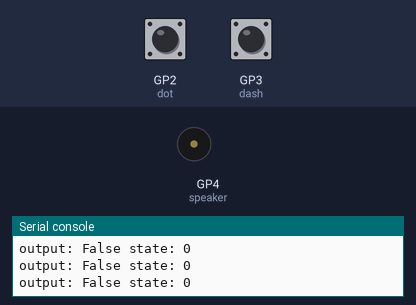
A program run on a simulated Raspberry Pi Pico running MicroPython. Parts: buzzer (waves = sounding), the last lines printed to the serial console. Inputs (shaded band) come from the test bench; at power-on: GP2 (dot) HIGH, GP3 (dash) HIGH.

Above: at 1.2 s.
1.3 s: GP2 (dot) pulled LOW for 0.15 s
At 1.59 s:
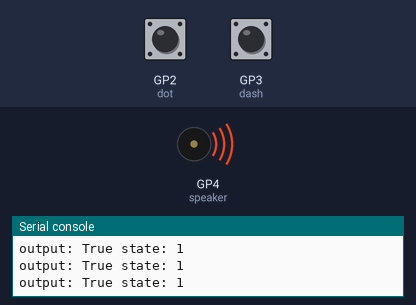
3.1 s: GP3 (dash) pulled LOW for 1 s
At 5.6 s:
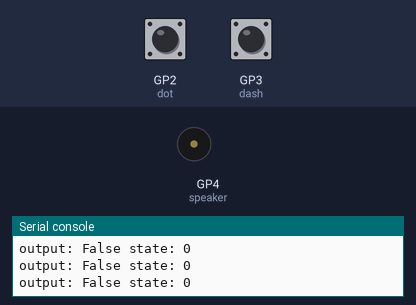
6.1 s: GP3 (dash) pulled LOW for 3.2 s
At 6.71 s:
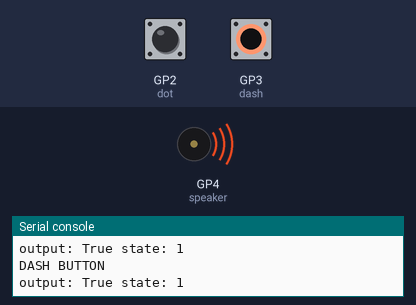
10.8 s: GP2 (dot) pulled LOW for 3.2 s
At 14.4 s:
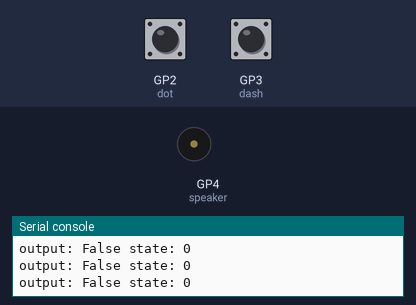
Timing chart, 0 to 15.9 s (numbered marks = the images above; inputs shaded):
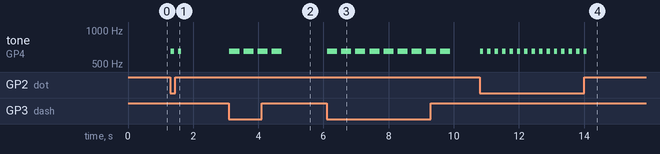

The program:

speaker_test.py
```python
from machine import Pin, PWM
import time

from keyer import Keyer


# -----------------------------
# Buttons
# -----------------------------
dot = Pin(2, Pin.IN, Pin.PULL_UP)
dash = Pin(3, Pin.IN, Pin.PULL_UP)


# -----------------------------
# Speaker
# -----------------------------
speaker = PWM(Pin(4))
speaker.freq(650)
speaker.duty_u16(0)


# -----------------------------
# Keyer
# -----------------------------
keyer = Keyer(wpm=12)


print("Keyer speaker test")


while True:

    if not dot.value():
        print("DOT BUTTON")
        keyer.request_dot()

    if not dash.value():
        print("DASH BUTTON")
        keyer.request_dash()


    keyer.update(time.ticks_ms())


    print(
        "output:",
        keyer.output,
        "state:",
        keyer.state
    )


    if keyer.output:
        speaker.duty_u16(30000)
    else:
        speaker.duty_u16(0)


    time.sleep_ms(20)
```

keyer.py
```python
import time


class Keyer:

    # States
    IDLE = 0
    KEY_DOWN = 1
    KEY_UP = 2

    # Elements
    DOT = 0
    DASH = 1

    # Modes
    MODE_STRAIGHT = 0
    MODE_BUG = 1
    MODE_IAMBIC_A = 2
    MODE_IAMBIC_B = 3

    def __init__(self, wpm=12):

        self.set_speed(wpm)

        self.state = self.IDLE
        self.output = False
        self.next_change = 0

        # Completed elements waiting for decoder
        self.events = []

        self.mode = self.MODE_IAMBIC_A

        # History
        self.first_held = None
        self.last_sent = None

        # Requests
        self.dot_request = False
        self.dash_request = False

        # Paddle states
        self.dot_held = False
        self.dash_held = False


    def set_speed(self, wpm):

        self.wpm = wpm

        self.dot = int(1200 / wpm)
        self.dash = self.dot * 3


    def set_mode(self, mode):

        self.mode = mode


    def request_dot(self):

        self.dot_request = True


    def request_dash(self):

        self.dash_request = True


    def hold_dot(self):

        if not self.dot_held:
            self.request_dot()

        self.dot_held = True


    def release_dot(self):

        self.dot_held = False

        if not self.dot_held and not self.dash_held:
            self.first_held = None


    def hold_dash(self):

        if not self.dash_held:
            self.request_dash()

        self.dash_held = True


    def release_dash(self):

        self.dash_held = False

        if not self.dot_held and not self.dash_held:
            self.first_held = None


    def send_dot(self):

        self.last_sent = self.DOT

        # Report the dot immediately
        self.events.append(self.DOT)

        self.state = self.KEY_DOWN
        self.output = True

        self.next_change = time.ticks_add(
            time.ticks_ms(),
            self.dot
        )


    def send_dash(self):

        self.last_sent = self.DASH

        # Report the dash immediately
        self.events.append(self.DASH)

        self.state = self.KEY_DOWN
        self.output = True

        self.next_change = time.ticks_add(
            time.ticks_ms(),
            self.dash
        )


    def handle_straight(self):

        # Straight-key handling can be expanded later.
        pass


    def handle_bug(self):

        # Automatic dots only.
        if self.dot_held:
            self.request_dot()


    def handle_iambic_a(self):

        # Paddle handling happens directly in update().
        pass


    def handle_iambic_b(self):

        # Iambic B can be expanded later.
        pass


    def get_events(self):

        events = self.events[:]
        self.events.clear()

        return events


    def debug(self):

        print("--------------------------------")
        print("STATE          :", self.state)
        print("MODE           :", self.mode)
        print("DOT HELD       :", self.dot_held)
        print("DASH HELD      :", self.dash_held)
        print("FIRST HELD     :", self.first_held)
        print("LAST SENT      :", self.last_sent)
        print("OUTPUT         :", self.output)
        print("WPM            :", self.wpm)
        print("DOT LENGTH     :", self.dot)
        print("DASH LENGTH    :", self.dash)


    def update(self, now):

        # -----------------------------
        # Start next element
        # -----------------------------

        if self.state == self.IDLE:

            if self.dot_request:

                self.dot_request = False
                self.send_dot()


            elif self.dash_request:

                self.dash_request = False
                self.send_dash()


            elif self.dot_held and self.dash_held:

                # Alternate while both paddles are held.
                if self.last_sent == self.DASH:
                    self.send_dot()
                else:
                    self.send_dash()


            elif self.dot_held:

                self.send_dot()


            elif self.dash_held:

                self.send_dash()

            return


        # Wait until the current timing period has finished.
        if time.ticks_diff(now, self.next_change) < 0:
            return


        # -----------------------------
        # Tone has finished
        # -----------------------------

        if self.state == self.KEY_DOWN:

            self.output = False

            self.state = self.KEY_UP

            # One-dot silence between Morse elements.
            self.next_change = time.ticks_add(
                now,
                self.dot
            )

            return


        # -----------------------------
        # Inter-element gap finished
        # -----------------------------

        if self.state == self.KEY_UP:

            self.state = self.IDLE

            if self.mode == self.MODE_STRAIGHT:

                self.handle_straight()


            elif self.mode == self.MODE_BUG:

                self.handle_bug()


            elif self.mode == self.MODE_IAMBIC_A:

                self.handle_iambic_a()


            elif self.mode == self.MODE_IAMBIC_B:

                self.handle_iambic_b()

            return
```

Measured:
- after the input at 1.3 s, tone on GP4 (speaker): alternates 650 Hz for 0.10 s and silent for 0.12 s, 4 changes in all, then stays silent, starting at once
- after the input at 3.1 s, tone on GP4 (speaker): alternates 650 Hz for 0.31 s and silent for 0.12 s, 8 changes in all, then stays silent, starting at once
- after the input at 6.1 s, tone on GP4 (speaker): alternates 650 Hz for 0.31 s and silent for 0.12 s, 18 changes in all, then stays silent, starting at once
- after the input at 10.8 s, tone on GP4 (speaker): alternates 650 Hz for 0.10 s and silent for 0.12 s, 30 changes in all, then stays silent, starting at once
